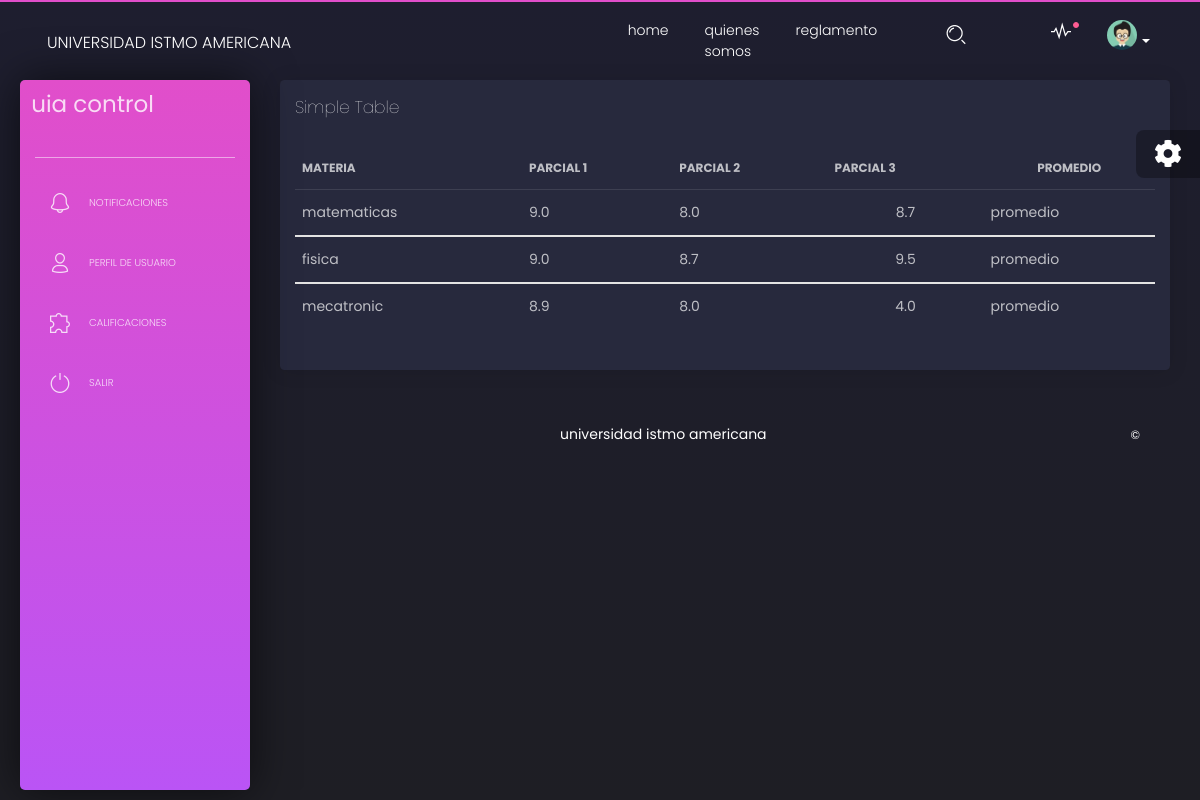
Page /calificacion (signed in) on the committed database.
### calificacion/models.py (models this page shows, shortened)
class Materia(models.Model):
  titulo = models.CharField(max_length=200)
  parcial_1 = models.FloatField(null=False,blank=False, default=0)
  parcial_2 = models.FloatField(null=False,blank=False, default=0)
  parcial_3 = models.FloatField(null=False,blank=False, default=0)
  maestro_asignado = models.CharField(max_length=200)
  user = models.ForeignKey(User, on_delete=models.CASCADE)
  carrera = models.ForeignKey(Carrera, on_delete=models.CASCADE)

### core/views.py (the view)
# urls.py: path('calificacion',calificacion, name='calificacion'),
def calificacion(request):
    datos = Materia.objects.all().filter(user=request.user)
    context = {
        'datos': datos
        }
    return render(request, 'core/ui-tables.html', context)

### core/templates/core/ui-tables.html (shortened to what this page needs)
{% extends "core/layouts/base.html" %}
{% block content %}
<div class="row">
  <div class="col-md-12">
    <div class="card ">
      <div class="card-header">
        <h4 class="card-title"> Simple Table</h4>
      </div>
      <div class="card-body">
        <div class="table-responsive">
          <table class="table tablesorter " id="">
            <thead class=" text-primary">
              <tr>
                <th>
                  Materia
                </th>
                <th>
                  parcial 1
                </th>
                <th>
                  parcial 2
                </th>
                <th>
                  parcial 3
                </th>
                <th class="text-center">
                  promedio
                </th>
              </tr>
            </thead>
             {% for datos in datos  %}
            <tbody>
              <tr>
                <td>
                  {{ datos.titulo }}
                </td>
                <td>
                  {{ datos.parcial_1 }}
                </td>
                <td>
                  {{ datos.parcial_2 }}
                </td>
                <td class="text-center">
                  {{ datos.parcial_3 }}
                </td>
                <td>
                {{ 'promedio' }}
                </td>
              </tr>
            </tbody>
              {% endfor %}
          </table>
        </div>
      </div>
    </div>
  </div>
 {% endblock content %}

### rows in the picture
Materia: titulo "matematicas", parcial_1 "9.0", parcial_2 "8.0", parcial_3 "8.7", value "promedio"
Materia: titulo "fisica", parcial_1 "9.0", parcial_2 "8.7", parcial_3 "9.5", value "promedio"
Materia: titulo "mecatronic", parcial_1 "8.9", parcial_2 "8.0", parcial_3 "4.0", value "promedio"
